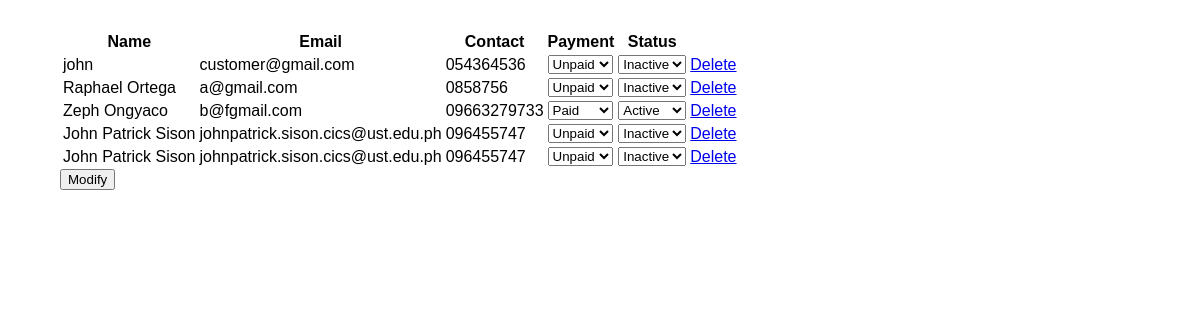
/usermanagement.php, run on the app's committed database.
### tables this page shows
CREATE TABLE `users` (
  `id` int(100) NOT NULL,
  `email` varchar(200) NOT NULL,
  `name` varchar(100) NOT NULL,
  `username` varchar(200) NOT NULL,
  `contact` varchar(20) NOT NULL,
  `password` varchar(200) NOT NULL,
  `role` varchar(100) NOT NULL DEFAULT 'customer',
  `payment` varchar(100) NOT NULL DEFAULT 'unpaid',
  `status` varchar(100) NOT NULL DEFAULT 'inactive'
);

### usermanagement.php (the view, shortened to what this page needs)
<?php include "db/connection.php";
?>
<!DOCTYPE html>
<html lang="en">
<head>
    <link rel="stylesheet" href="css\usermanagement.css">
</head>
<body>
    <div class="cont-users">
        <form class="formValidate" id="formValidate" method="post" action="db/editUser.php">
            <?php
            $sql = "SELECT * FROM users";
            $result = mysqli_query($con, $sql);
            echo "<table>";
            echo "<tr>";
            echo "<th>Name</th> <th>Email</th> <th>Contact</th> <th>Payment</th> <th>Status</th> <th></th>";
            while ($row = mysqli_fetch_array($result)) {
                if ($row['role'] == "customer") {
                    echo "<tr>";
                    echo '<td>' . $row['name'] . "</td>";
                    echo '<td>' . $row['email'] .  "</td>";
                    echo '<td>' . $row['contact'] . "</td>";
                    if ($row['payment'] == "unpaid") {
                        $text1 = 'selected';
                        $text2 = '';
                    } else {
                        $text1 = '';
                        $text2 = 'selected';
                    }
                    echo '<td><select name="' . $row['id'] . '_payment">
                        <option value="unpaid" ' . $text1 . '>Unpaid</option>
                        <option value="paid" ' . $text2 . '>Paid</option> </select></td>';
                    if ($row['status'] == "inactive") {
                        $text3 = 'selected';
                        $text4 = '';
                    } else {
                        $text3 = '';
                        $text4 = 'selected';
                    }
                    echo '<td><select name="' . $row['id']  . '_status">
                <option value="inactive" ' . $text3 . '>Inactive</option>
                <option value="active" ' . $text4 . '>Active</option> </select></td>';
                    echo '<td>';
                    echo '<a href="db/deleteUser.php?id=' . $row['id'] . ' ">Delete</a>';
                    echo '</td>';
                    echo "</tr>";
                }
            }
            echo "</table>";
            ?>
            <div>
                <button type="submit" name="action">Modify
                </button>
            </div>
    </div>
</body>
</html>

### css/usermanagement.css (style rules this page uses)
body { display: block; align-items: center; justify-content: center; margin: 0px; height: 100%; background-image: url("../images/admin-background.jpg"); background-repeat: no-repeat; background-size: cover; }
.cont-users { margin: 20px 30px; padding: 10px 30px; border-radius: 10px; background: white; height: 100%; width: 92%; font-family: Tahoma, sans-serif; }

### data on the page
users: name "john", email "customer@gmail.com", contact "054364536", id "Unpaid", id "Inactive"
users: name "Raphael Ortega", email "a@gmail.com", contact "0858756", id "Unpaid", id "Inactive"
users: name "Zeph Ongyaco", email "b@fgmail.com", contact "09663279733", id "Paid", id "Active"
users: name "John Patrick Sison", email "johnpatrick.sison.cics@ust.edu.ph", contact "096455747", id "Unpaid", id "Inactive"
users: name "John Patrick Sison", email "johnpatrick.sison.cics@ust.edu.ph", contact "096455747", id "Unpaid", id "Inactive"
